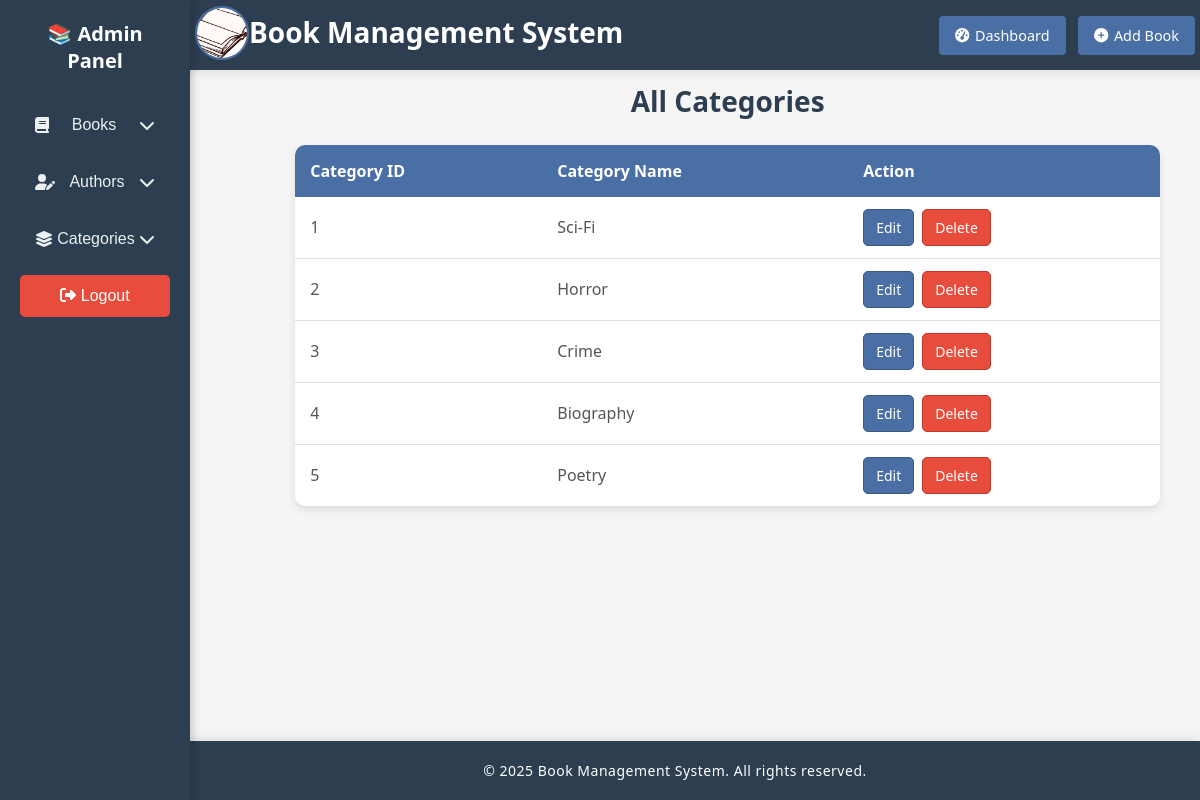
/admin/allcategories.php (signed in), run on the app's committed database.
### tables this page shows
CREATE TABLE `categories` (
  `category_id` int(10) NOT NULL,
  `genre` varchar(150) NOT NULL,
  `description` varchar(100) NOT NULL
);

### admin/allcategories.php (the view, shortened to what this page needs)
<?php
include('header.php');
include('sidebar.php');
$db_host = "localhost";
$db_user = "root";
$db_pass = "";
$db_name = "book_management_system";
$conn = mysqli_connect($db_host, $db_user, $db_pass, $db_name);
?>
<!DOCTYPE html>
<html>
<head>
</head>
<body>
<div class="content">
    <h1>All Categories</h1>
    <table>
        <thead>
            <tr>
                <th>Category ID</th>
                <th>Category Name</th>
                <th>Action</th>
            </tr>
        </thead>
        <tbody>
        <?php
        $sql = "SELECT * FROM categories";
        $result = mysqli_query($conn, $sql);
        if (mysqli_num_rows($result) > 0) {
            while ($row = mysqli_fetch_assoc($result)) {
                echo "<tr>";
                echo "<td>" . $row['category_id'] . "</td>";
                echo "<td>" . $row['genre'] . "</td>";
                echo "<td class='action-btns'>
                        <a class='edit-btn' href='editcategory.php?category_id=" . $row['category_id'] . "'>Edit</a>
                        <a class='delete-btn' href='deletecategory.php?category_id=" . $row['category_id'] . "' onclick='return confirm(\"Are you sure you want to delete this category?\");'>Delete</a>
                      </td>";
                echo "</tr>";
            }
        } else {
            echo "<tr><td colspan='3' class='no-books'>No categories found</td></tr>";
        }
        ?>
        </tbody>
    </table>
</div>
<?php include('footer.php'); ?>
</body>
</html>

### admin/allcategories.php (style rules this page uses)
body { font-family: 'Segoe UI', Tahoma, Geneva, Verdana, sans-serif; background-color: #f5f5f5; margin: 0; padding: 20px; }
.content { margin-left: 22%; margin-top: 2%; padding: 20px; }
h1 { text-align: center; color: #2c3e50; margin-bottom: 25px; font-size: 28px; }
table { width: 95%; margin: 0 auto; border-collapse: separate; border-spacing: 0; box-shadow: 0 4px 8px rgba(0, 0, 0, 0.1); border-radius: 10px; overflow: hidden; background-color: white; }
thead { background-color: #4a6fa5; color: white; }
th { padding: 15px; text-align: left; font-weight: 600; position: sticky; top: 0; }
td { padding: 12px 15px; border-bottom: 1px solid #e0e0e0; color: #555; }
tr:last-child td { border-bottom: none; }
.action-btns { display: flex; gap: 8px; }
a.edit-btn, a.delete-btn { display: inline-block; padding: 8px 12px; text-decoration: none; border-radius: 5px; font-size: 14px; font-weight: 500; text-align: center; transition: all 0.3s ease; }
a.edit-btn { background-color: #4a6fa5; color: white; border: 1px solid #3a5a80; }
a.delete-btn { background-color: #e74c3c; color: white; border: 1px solid #c0392b; }
@media (max-width: 1200px) { table { width: 100%; } }

### data on the page
categories: category_id "1", genre "Sci-Fi"
categories: category_id "2", genre "Horror"
categories: category_id "3", genre "Crime"
categories: category_id "4", genre "Biography"
categories: category_id "5", genre "Poetry"
